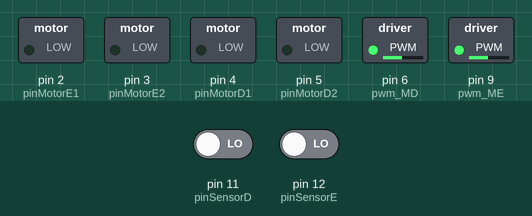
Bench run of a sketch on a simulated Arduino Uno, built with avr-gcc and run on an emulated ATmega328P. Parts: switched loads named in the sketch (green lamp = pin HIGH). Inputs (shaded band) come from the test bench; at power-on: pin 11 (pinSensorD) LOW, pin 12 (pinSensorE) LOW.

Above: at 10.8 s.
10.9 s: pin 11 (pinSensorD) driven HIGH
At 13.8 s:
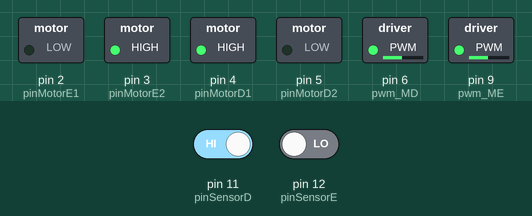
16.9 s: pin 11 (pinSensorD) driven LOW
At 18.0 s:
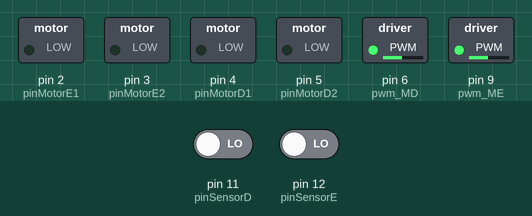
27.7 s: pin 12 (pinSensorE) driven HIGH
At 33.0 s:
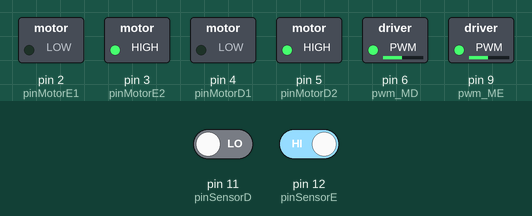
33.7 s: pin 12 (pinSensorE) driven LOW
At 34.4 s:
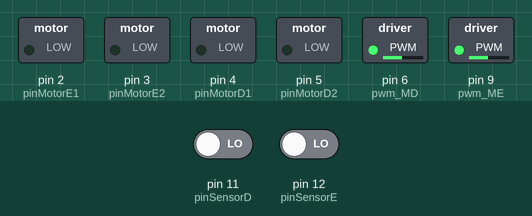
Timing chart, 0 to 45.2 s (numbered marks = the images above; inputs shaded):
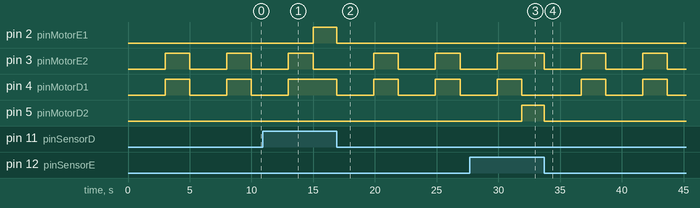

Measured:
- after the input at 10.9 s, pin 2 (pinMotorE1): LOW → HIGH after 4.1 s; pin 4 (pinMotorD1): goes on until 13.0 s, then stays HIGH
- after the input at 16.9 s, pin 2 (pinMotorE1): HIGH → LOW at once; pin 3 (pinMotorE2): alternates HIGH for 2.0 s and LOW for 3.0 s, starting after 3.0 s; pin 4 (pinMotorD1): alternates HIGH for 2.0 s and LOW for 3.0 s, starting at once
- after the input at 27.7 s, pin 3 (pinMotorE2): goes on until 29.9 s, then stays HIGH; pin 5 (pinMotorD2): LOW → HIGH after 4.2 s
- after the input at 33.7 s, pin 3 (pinMotorE2): alternates HIGH for 2.0 s and LOW for 3.0 s, starting at once; pin 4 (pinMotorD1): alternates HIGH for 2.0 s and LOW for 3.0 s, starting after 3.0 s; pin 5 (pinMotorD2): HIGH → LOW at once
- by itself, pin 3 (pinMotorE2), pin 4 (pinMotorD1): alternates HIGH for 2.0 s and LOW for 3.0 s

The sketch:

Q0948-Sketch.ino
```cpp
#define pinSensorD 11
#define pinSensorE 12

#define pinMotorE1 2
#define pinMotorE2 3
#define pinMotorD1 4
#define pinMotorD2 5
#define pwm_MD 6
#define pwm_ME 9
#define velocidade 120            // aumenta a velocidade o robô por PWM velocidade maxima 255


void setup() {
  // put your setup code here, to run once:
  pinMode(pinSensorD, INPUT);
  pinMode(pinSensorE, INPUT);

  pinMode(pinMotorD1, OUTPUT);
  pinMode(pinMotorD2, OUTPUT);
  pinMode(pinMotorE1, OUTPUT);
  pinMode(pinMotorE2, OUTPUT);
  pinMode(pwm_MD, OUTPUT);
  pinMode(pwm_ME, OUTPUT);

  analogWrite(pwm_MD, velocidade);
  analogWrite(pwm_ME, velocidade);

}

void loop() {
  // put your main code here, to run repeatedly:
  bool estadoD = digitalRead(pinSensorD);               // para inverter a cor da linha retirar a exclamação
  bool estadoE = digitalRead(pinSensorE);

  if (estadoD && estadoE) {                             // Avanço do Robô
     digitalWrite(pinMotorD2, LOW);
     digitalWrite(pinMotorD1, HIGH);
     digitalWrite(pinMotorE1, LOW);
     digitalWrite(pinMotorE2, HIGH);
  }

  if (!estadoD && !estadoE) {                           // caso encontre um cruzamento o robô para aguarda 3s e avaça novamente
     digitalWrite(pinMotorD1, LOW);
     digitalWrite(pinMotorD2, LOW);
     digitalWrite(pinMotorE1, LOW);
     digitalWrite(pinMotorE2, LOW);
     delay(3000);
     digitalWrite(pinMotorD2, LOW);
     digitalWrite(pinMotorD1, HIGH);
     digitalWrite(pinMotorE1, LOW);
     digitalWrite(pinMotorE2, HIGH);
     delay(2000);

  }

  if (!estadoD && estadoE) {                        // caso encontre uma curva para esquerda inverte os motores para realiza-la
     digitalWrite(pinMotorE1, LOW);
     digitalWrite(pinMotorE2, HIGH);
     digitalWrite(pinMotorD1, LOW);
     digitalWrite(pinMotorD2, HIGH);
  }

  if (estadoD && !estadoE) {                        // caso encontre uma curva para direita inverte os motores para realiza-la
     digitalWrite(pinMotorD2, LOW);
     digitalWrite(pinMotorD1, HIGH);
     digitalWrite(pinMotorE2, LOW);
     digitalWrite(pinMotorE1, HIGH);
  }

}
```
